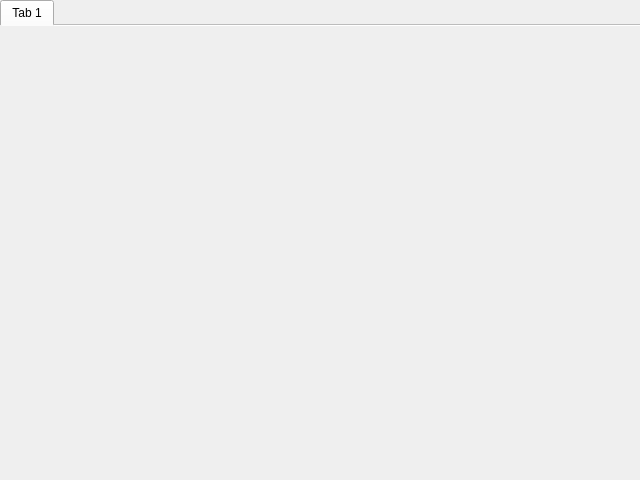
<?xml version="1.0" encoding="UTF-8"?>
<ui version="4.0">
 <class>SetupServiceWindow</class>
 <widget class="QFrame" name="SetupServiceWindow">
  <property name="geometry">
   <rect>
    <x>0</x>
    <y>0</y>
    <width>640</width>
    <height>480</height>
   </rect>
  </property>
  <property name="styleSheet">
   <string notr="true"/>
  </property>
  <layout class="QHBoxLayout" name="horizontalLayout">
   <property name="spacing">
    <number>0</number>
   </property>
   <property name="margin">
    <number>0</number>
   </property>
   <item>
    <widget class="QTabWidget" name="twPages">
     <property name="currentIndex">
      <number>0</number>
     </property>
     <property name="usesScrollButtons">
      <bool>true</bool>
     </property>
     <property name="documentMode">
      <bool>true</bool>
     </property>
     <widget class="QWidget" name="tab_2">
      <attribute name="title">
       <string notr="true">Tab 1</string>
      </attribute>
     </widget>
    </widget>
   </item>
  </layout>
 </widget>
 <resources>
  <include location="Resources/Resources.qrc"/>
 </resources>
 <connections/>
</ui>
